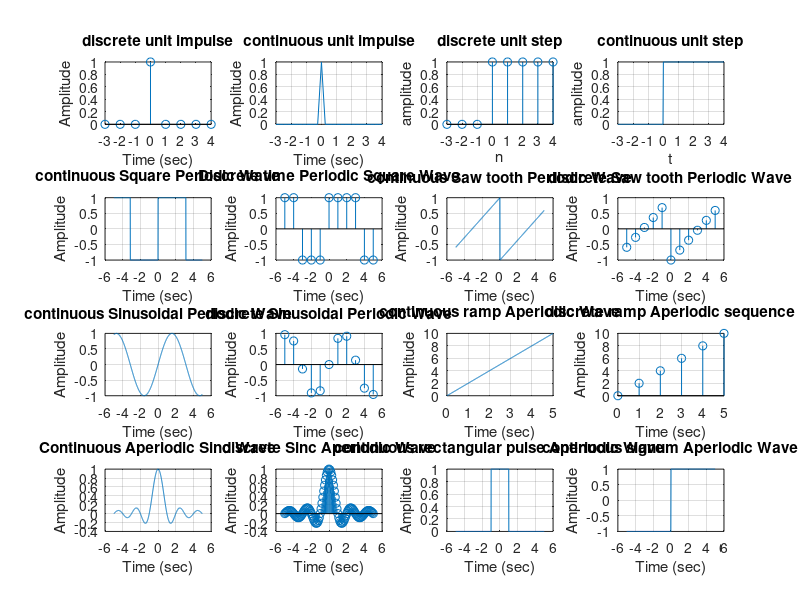

Write the MATLAB code that produced this figure.
%discrete unit impulse sequence generation
clc; close all;
n=-3:4;
x=[n==0];
subplot(4,4,1);
stem(n,x);
xlabel('Time (sec)');
ylabel('Amplitude');
title('discrete unit impulse');
%continuous unit impulse signal generation
t=-3:.25:4; x=[t==0];
subplot(4,4,2);
plot(t,x);
xlabel('Time (sec)');
ylabel('Amplitude');
title('continuous unit impulse');
grid;
% discrete unit step sequence generation
n=-3:4;
y=[n>=0];
subplot(4,4,3);
stem(n,y);
xlabel('n')
ylabel('amplitude');
title('discrete unit step');
grid;
% continuous unit step signal generation
t=- 3:.025:4;
y=[t>=0];
subplot(4,4,4);plot(t,y);
xlabel('t');
ylabel('amplitude');
title('continuous unit step');
grid;
% continuous sinusoidal signal generator
t = - 5:.01:5;
x = sin(t);
subplot(4,4,9);
plot(t,x);
xlabel('Time (sec)');
ylabel('Amplitude');
title('continuous Sinusoidal Periodic Wave');
grid;
% discrete sinusoidal sequence generator
n = - 5:5;
x = sin(n);
subplot(4,4,10);
stem(n,x);
xlabel('Time (sec)');
ylabel('Amplitude');
title('discrete Sinusoidal Periodic Wave');
grid;
% continuous ramp signal generator
t =0:.01:5;x=2*t;
subplot(4,4,11);
plot(t,x);
xlabel('Time (sec)');
ylabel('Amplitude');
title('continuous ramp Aperiodic Wave');
grid;
% discrete ramp sequence generator
n = 0:5;
x=2*n;
subplot(4,4,12);
stem(n,x);
xlabel('Time (sec)');
ylabel('Amplitude');
title('discrete ramp Aperiodic sequence');
grid;
% continuous square wave generator
t = -5:.01:5;
x = square(t);
subplot(4,4,5);
plot(t, x);
xlabel('Time (sec)');
ylabel('Amplitude');
title('continuous Square Periodic Wave');
grid;
% Discrete square wave generator
n = - 5:5;
x = square(n);
subplot(4,4,6);
stem(n, x);
xlabel('Time (sec)');
ylabel('Amplitude');
title('Discrete time Periodic Square Wave');
% continuous sawtooth wave generator
t = - 5:.01:5;
x = sawtooth(t);
subplot(4,4,7);
plot(t,x);
xlabel('Time (sec)');
ylabel('Amplitude');
title('continuous Saw tooth Periodic Wave');
grid;
% discrete saw tooth sequence generator
n = -5:5;
x = sawtooth(n);
subplot(4,4,8);
stem(n,x);
xlabel('Time (sec)');
ylabel('Amplitude');
title('discrete Saw tooth Periodic Wave');
grid;
% continuous sinc signal generator
t = -5:.01:5;
x = sinc(t);
subplot(4,4,13);
plot(t,x);
xlabel('Time (sec)');
ylabel('Amplitude');
title('Continuous Aperiodic Sinc Wave');
grid;
% discrete sinc sequence generator
n = - 5:.1:5;
x = sinc(n);
subplot(4,4,14);
stem(n,x);
xlabel('Time (sec)');
ylabel('Amplitude');
title('discrete Sinc Aperiodic Wave');
grid;
%To generate a Aperiodic rectangular pulse
t=- 5:0.01:5;
pulse = rectpuls(t,2); %pulse of width 2 time units
subplot(4,4,15),plot(t, pulse);
xlabel('Time (sec)');
ylabel('Amplitude');
title('continuous rectangular pulse Aperiodic Wave');
grid;
%To generate a Aperiodic signum function
t=- 5:0.01:5;
pulse = sign(t); %pulse of width 2 time units
subplot(4,4,16);
plot(t, pulse);
xlabel('Time (sec)');
ylabel('Amplitude');
title('continuous signum Aperiodic Wave');
grid;
